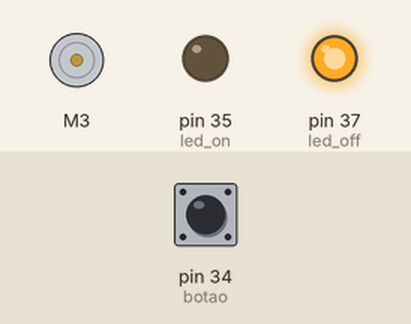
Simulated run of this sketch. Board: Arduino Mega 2560, built with avr-gcc and run on an emulated ATmega2560. Parts: DC motor (green arrow = forward, orange = backward, longer = faster), output pins drawn as LEDs (lit = HIGH). The inputs (shaded band) are chosen by the test bench; at power-on: pin 34 (botao) LOW.

Above: at 1.2 s.
1.3 s: pin 34 (botao) pulled HIGH for 0.15 s
At 2.37 s:
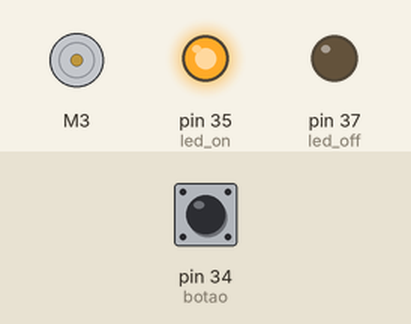
3.9 s: pin 34 (botao) pulled HIGH for 3.2 s
At 5.8 s:
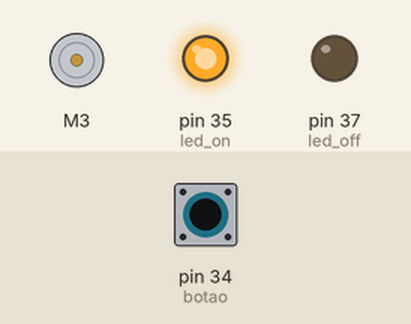
Timing chart, 0 to 8.8 s (numbered marks = the images above; inputs shaded):
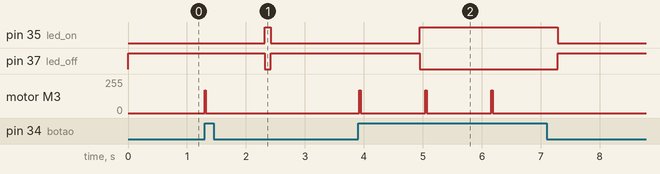

The sketch:

motor_shield_button.ino
```cpp
// Carrega a biblioteca AFMotor
#include <AFMotor.h>

// Define o motor1 ligado a conexao 1
AF_DCMotor motor1(3);


// Opção de trabalho
int opcao = 0;

// Botão
const int botao = 34; //Botão para acionar o motor na opção 0
const int led_on = 35;
const int led_off = 37;


/*
 *  0 - Controlar a rotaçao do motor, sendo acionado com o botão,
 *  1 - Teste como o reed switch
 *
 *
 */

//Variável que conterá os estados do botão (0 LOW, 1 HIGH).
int estadoBotao = 0;

void setup()
{
  // Define a velocidade maxima para os motores 1
  motor1.setSpeed(170);
  pinMode(botao,INPUT);
  pinMode(led_on,OUTPUT);
  pinMode(led_off,OUTPUT);
  //Serial.begin(9600);

  // Para o reed switch
  #if (opcao == 1)
    //pinMode(led_on, OUTPUT); // Configura o pino 13 (led interno) como saída;
    //pinMode(50, INPUT_PULLUP); // Configura pino 8 como entrada e habilita pull up interno;
    pinMode(50, INPUT);

   #endif


}

void loop()
{


  if (opcao == 0){

  //serial.println("Motor no aguardado");

  //FORWARD (move o motor no sentido horário), BACKWARD (sentido inverso/anti-horário) ou RELEASE, que determina a parada do motor :

  estadoBotao = digitalRead(botao);

  if (estadoBotao == HIGH) {
//  serial.println("Motor em funcionamento");
  motor1.run(FORWARD);
  delay(20);
  //delay (1000);
  motor1.run(RELEASE);
  delay(1000);
  digitalWrite(led_on,HIGH);
  digitalWrite(led_off,LOW);
  //delay(500);


  } else {
  motor1.run(RELEASE);
  digitalWrite(led_on,LOW);
  digitalWrite(led_off,HIGH);

  }

  delay(100);

  }
  //Controle do servo motor
  if (opcao == 1) {
    digitalWrite(led_on,LOW);
    digitalWrite(led_off,HIGH);


    }

    if (opcao == 1){
       if (digitalRead(50) == HIGH) { // Botão Pressionado;
          digitalWrite(led_on, HIGH); // Liga led.
      }
      else { // Botão Não Pressionado
          digitalWrite(led_on, LOW); // Desliga led.
      }

    }

}
```

Measured:
- after the input at 1.3 s, pin 35 (led_on): LOW → HIGH after 1.0 s, → LOW 0.10 s later; pin 37 (led_off): HIGH → LOW after 1.0 s, → HIGH 0.10 s later; motor M3: stopped → forward 170/255 at once, → stopped 0.02 s later
- after the input at 3.9 s, pin 35 (led_on): LOW → HIGH after 1.0 s, → LOW 2.3 s later; pin 37 (led_off): HIGH → LOW after 1.0 s, → HIGH 2.3 s later; motor M3: alternates forward 170/255 for 0.02 s and stopped for 1.1 s, 6 changes in all, then stays stopped, starting at once
